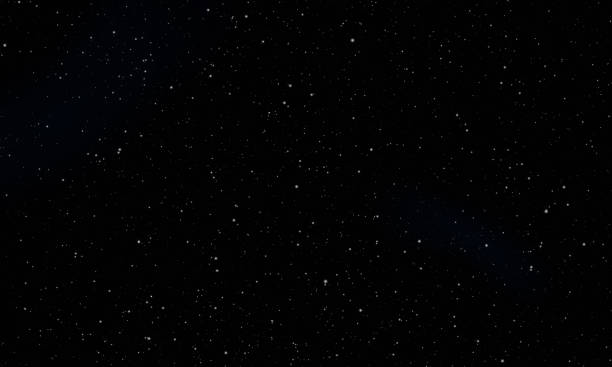
#> input picture input/sky.jpg, 612 x 367 px, found by its file name
$ python -i image_process.py   (imports and definitions only)   (older library calls are emulated)
#> lines starting #> are read from the running program, lines starting #| are printed output that depends on the picture; after the words box and inside, x2 and y2 are one past the last pixel; in counts of white or black regions, pixels touching at a corner belong together
import cv2
import numpy as np

from sklearn.neighbors import NearestNeighbors
from scipy.sparse.csgraph import connected_components
import networkx as nx

class StarImage:
    def __init__(self, file_name):
#> called with file_name = 'input/sky.jpg'
        self.file_path = file_name

        self.image = cv2.imread("input/"+self.file_path, cv2.IMREAD_COLOR)
#> self.image is the input picture: shape (367, 612, 3); mean B, G, R 3.3, 2.7, 2.5
        self.binary = self.get_binary()
        self.size = self.binary.shape

        self.stars = self.detect_stars()
        save_image(self.binary, "input/binary_"+self.file_path)


    def get_binary(self, threshold_value=100, max_value=255):
#> called with threshold_value = 100, max_value = 255
        grayscale_image = cv2.cvtColor(self.image, cv2.COLOR_BGR2GRAY)
        _, thresholded = cv2.threshold(grayscale_image, threshold_value, max_value, cv2.THRESH_BINARY)
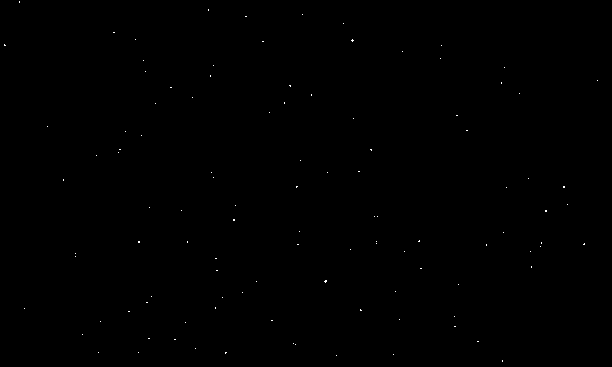
#> thresholded: shape (367, 612); 0.08% white in thin lines or dots

        return thresholded

    def detect_stars(self, min_size=1):
#> called with min_size = 1
        stars = []

        contours, _ = cv2.findContours(self.binary, cv2.RETR_EXTERNAL, cv2.CHAIN_APPROX_SIMPLE)
#> contours = 108 contours, all with area under 20
        for contour in contours:
            (x, y), radius = cv2.minEnclosingCircle(contour) # 윤곽선을 둘러싸는 최소한의 원 (x,y, radius)
            if radius < min_size:
                cv2.drawContours(self.binary, contour, -1, (120, 120, 120), thickness=cv2.FILLED)
                continue
            center = (round(y), round(x))
            stars.append(center)
#> this loop made 108 passes
#> (x, y, radius) on passes 2, 3, 5, 6, 7, 8, 9, 13, 15, 16, 18, 19: (336, 355, 0.0001), (393, 354, 0.0001), (138, 352, 0.0001), (98, 352, 0.0001), (195, 348, 0.0001), (295, 344, 0.0001), (293, 343, 0.0001), (82, 334, 0.0001), (185, 322, 0.0001), (100, 321, 0.0001), (399, 319, 0.0001), (454, 316, 0.0001)
#> (contour, x, y, radius) on passes 1, 4, 10, 11, 12, 14: ([[502, 360], [502, 361]], 502, 360.5, 0.5), ([[225, 352], [225, 353], [226, 352]], 225.5, 352.5, 0.707), ([[477, 341], [478, 341]], 477.5, 341, 0.5), ([[174, 339], [175, 339]], 174.5, 339, 0.5), ([[148, 338], [149, 338]], 148.5, 338, 0.5), ([[454, 326], [455, 326]], 454.5, 326, 0.5)
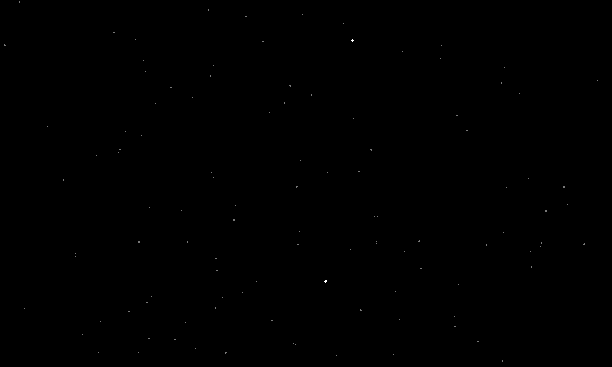
#> self.binary: shape (367, 612); 0.07% of pixels changed, all inside (x1, y1, x2, y2) = (4, 1, 598, 362)
#> after the loop, stars = [(281, 325), (40, 352)]
        return stars


def connect_knn(image, stars, k=2):
    coords = np.array(stars)

    # K-Nearest Neighbors (K-NN) with k=2
    nbrs = NearestNeighbors(n_neighbors=k+1, algorithm='ball_tree').fit(coords)
    distances, indices = nbrs.kneighbors(coords)

    height, width = image.shape
    canvas = np.ones((height, width), np.uint8) * 255
    for i in range(len(stars)):
        for j in indices[i][1:]:  # Skip the first index because it's the point itself
            cv2.line(canvas, coords[i][::-1], coords[j][::-1], 0, thickness=2)

    num_labels, labels, _, _ = cv2.connectedComponentsWithStats(255-canvas, connectivity=8, ltype=cv2.CV_32S)

    extracted_images = []

    for label in range(1, num_labels):
        component = np.ones_like(canvas) * 255
        component[labels == label] = 0
        extracted_images.append(component)
        save_image(component, f"output/line_{label}.png")
    return extracted_images


def overlay_image(image, line, opacity = 0.3):
    result = image.copy()
    line = ((255-line) * opacity).astype(np.uint8)
    return cv2.add(result, cv2.cvtColor(line, cv2.COLOR_GRAY2BGR))

def overlay_image_rgb(image, line, opacity = 0.9):
    result = image.copy()
    line = cv2.cvtColor(line, cv2.COLOR_BGR2GRAY)
    line = ((255-line) * opacity).astype(np.uint8)
    return cv2.add(result, cv2.cvtColor(line, cv2.COLOR_GRAY2BGR))

def save_image(image, name):
    cv2.imwrite(name, image)


def new_canvas(size):
    canvas = np.ones(size, np.uint8) * 255
    return canvas

def draw_line(canvas, p1, p2, thickness=2):
    cv2.line(canvas, p1,p2, 0, thickness=thickness)
    return canvas

>>> result = StarImage('input/sky.jpg').get_binary()
